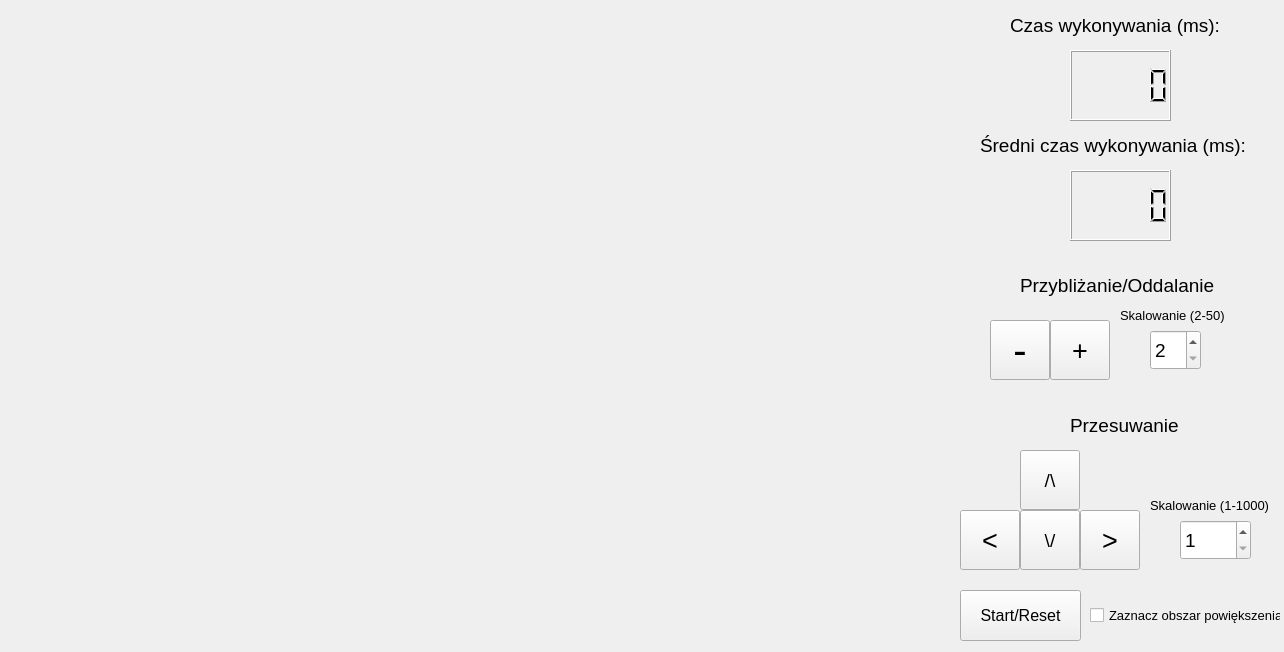
<?xml version="1.0" encoding="UTF-8"?>
<ui version="4.0">
 <class>MainWindow</class>
 <widget class="QMainWindow" name="MainWindow">
  <property name="geometry">
   <rect>
    <x>0</x>
    <y>0</y>
    <width>1284</width>
    <height>652</height>
   </rect>
  </property>
  <property name="windowTitle">
   <string>MainWindow</string>
  </property>
  <widget class="QWidget" name="centralWidget">
   <widget class="QLCDNumber" name="lcdNumber_2">
    <property name="geometry">
     <rect>
      <x>1070</x>
      <y>170</y>
      <width>101</width>
      <height>71</height>
     </rect>
    </property>
    <property name="font">
     <font>
      <pointsize>11</pointsize>
      <weight>75</weight>
      <bold>true</bold>
     </font>
    </property>
   </widget>
   <widget class="QPushButton" name="generate">
    <property name="geometry">
     <rect>
      <x>960</x>
      <y>590</y>
      <width>121</width>
      <height>51</height>
     </rect>
    </property>
    <property name="font">
     <font>
      <pointsize>12</pointsize>
     </font>
    </property>
    <property name="text">
     <string>Start/Reset</string>
    </property>
   </widget>
   <widget class="QLabel" name="label_3">
    <property name="geometry">
     <rect>
      <x>1010</x>
      <y>10</y>
      <width>211</width>
      <height>31</height>
     </rect>
    </property>
    <property name="font">
     <font>
      <pointsize>14</pointsize>
     </font>
    </property>
    <property name="text">
     <string>Czas wykonywania (ms):</string>
    </property>
   </widget>
   <widget class="QPushButton" name="downButton">
    <property name="geometry">
     <rect>
      <x>1020</x>
      <y>510</y>
      <width>60</width>
      <height>60</height>
     </rect>
    </property>
    <property name="font">
     <font>
      <pointsize>14</pointsize>
     </font>
    </property>
    <property name="text">
     <string>\/</string>
    </property>
   </widget>
   <widget class="QSpinBox" name="zoomScaleSpinBox">
    <property name="geometry">
     <rect>
      <x>1150</x>
      <y>330</y>
      <width>51</width>
      <height>40</height>
     </rect>
    </property>
    <property name="font">
     <font>
      <pointsize>14</pointsize>
     </font>
    </property>
    <property name="minimum">
     <number>2</number>
    </property>
    <property name="maximum">
     <number>50</number>
    </property>
    <property name="value">
     <number>2</number>
    </property>
   </widget>
   <widget class="QSpinBox" name="moveScaleSpinBox">
    <property name="geometry">
     <rect>
      <x>1180</x>
      <y>520</y>
      <width>71</width>
      <height>40</height>
     </rect>
    </property>
    <property name="font">
     <font>
      <pointsize>14</pointsize>
     </font>
    </property>
    <property name="minimum">
     <number>1</number>
    </property>
    <property name="maximum">
     <number>1000</number>
    </property>
    <property name="value">
     <number>1</number>
    </property>
   </widget>
   <widget class="QPushButton" name="zoomInButton">
    <property name="geometry">
     <rect>
      <x>1050</x>
      <y>320</y>
      <width>60</width>
      <height>60</height>
     </rect>
    </property>
    <property name="font">
     <font>
      <pointsize>20</pointsize>
     </font>
    </property>
    <property name="text">
     <string>+</string>
    </property>
   </widget>
   <widget class="QPushButton" name="zoomOutButton">
    <property name="geometry">
     <rect>
      <x>990</x>
      <y>320</y>
      <width>60</width>
      <height>60</height>
     </rect>
    </property>
    <property name="font">
     <font>
      <pointsize>30</pointsize>
     </font>
    </property>
    <property name="text">
     <string>-</string>
    </property>
   </widget>
   <widget class="QLabel" name="label">
    <property name="geometry">
     <rect>
      <x>1120</x>
      <y>300</y>
      <width>111</width>
      <height>31</height>
     </rect>
    </property>
    <property name="font">
     <font>
      <pointsize>10</pointsize>
     </font>
    </property>
    <property name="text">
     <string>Skalowanie (2-50)</string>
    </property>
   </widget>
   <widget class="QLabel" name="label_5">
    <property name="geometry">
     <rect>
      <x>1020</x>
      <y>270</y>
      <width>201</width>
      <height>31</height>
     </rect>
    </property>
    <property name="font">
     <font>
      <pointsize>14</pointsize>
     </font>
    </property>
    <property name="text">
     <string>Przybliżanie/Oddalanie</string>
    </property>
   </widget>
   <widget class="QPushButton" name="leftButton">
    <property name="geometry">
     <rect>
      <x>960</x>
      <y>510</y>
      <width>60</width>
      <height>60</height>
     </rect>
    </property>
    <property name="font">
     <font>
      <pointsize>20</pointsize>
     </font>
    </property>
    <property name="text">
     <string>&lt;</string>
    </property>
   </widget>
   <widget class="QCheckBox" name="checkBox">
    <property name="geometry">
     <rect>
      <x>1090</x>
      <y>606</y>
      <width>191</width>
      <height>19</height>
     </rect>
    </property>
    <property name="font">
     <font>
      <pointsize>10</pointsize>
     </font>
    </property>
    <property name="text">
     <string>Zaznacz obszar powiększenia</string>
    </property>
   </widget>
   <widget class="QLabel" name="label_4">
    <property name="geometry">
     <rect>
      <x>980</x>
      <y>130</y>
      <width>281</width>
      <height>31</height>
     </rect>
    </property>
    <property name="font">
     <font>
      <pointsize>14</pointsize>
     </font>
    </property>
    <property name="text">
     <string>Średni czas wykonywania (ms):</string>
    </property>
   </widget>
   <widget class="QLabel" name="label_2">
    <property name="geometry">
     <rect>
      <x>1150</x>
      <y>490</y>
      <width>121</width>
      <height>31</height>
     </rect>
    </property>
    <property name="font">
     <font>
      <pointsize>10</pointsize>
     </font>
    </property>
    <property name="text">
     <string>Skalowanie (1-1000)</string>
    </property>
   </widget>
   <widget class="QLabel" name="label_6">
    <property name="geometry">
     <rect>
      <x>1070</x>
      <y>410</y>
      <width>111</width>
      <height>31</height>
     </rect>
    </property>
    <property name="font">
     <font>
      <pointsize>14</pointsize>
     </font>
    </property>
    <property name="text">
     <string>Przesuwanie</string>
    </property>
   </widget>
   <widget class="QLCDNumber" name="lcdNumber">
    <property name="geometry">
     <rect>
      <x>1070</x>
      <y>50</y>
      <width>101</width>
      <height>71</height>
     </rect>
    </property>
    <property name="font">
     <font>
      <pointsize>11</pointsize>
      <weight>75</weight>
      <bold>true</bold>
     </font>
    </property>
   </widget>
   <widget class="QPushButton" name="rightButton">
    <property name="geometry">
     <rect>
      <x>1080</x>
      <y>510</y>
      <width>60</width>
      <height>60</height>
     </rect>
    </property>
    <property name="font">
     <font>
      <pointsize>20</pointsize>
     </font>
    </property>
    <property name="text">
     <string>&gt;</string>
    </property>
   </widget>
   <widget class="QPushButton" name="upButton">
    <property name="geometry">
     <rect>
      <x>1020</x>
      <y>450</y>
      <width>60</width>
      <height>60</height>
     </rect>
    </property>
    <property name="font">
     <font>
      <pointsize>14</pointsize>
     </font>
    </property>
    <property name="text">
     <string>/\</string>
    </property>
   </widget>
   <widget class="DrawingArea" name="drawingArea" native="true">
    <property name="geometry">
     <rect>
      <x>20</x>
      <y>20</y>
      <width>900</width>
      <height>600</height>
     </rect>
    </property>
   </widget>
  </widget>
 </widget>
 <layoutdefault spacing="6" margin="11"/>
 <customwidgets>
  <customwidget>
   <class>DrawingArea</class>
   <extends>QWidget</extends>
   <header>drawingArea.h</header>
   <container>1</container>
  </customwidget>
 </customwidgets>
 <resources/>
 <connections/>
</ui>
